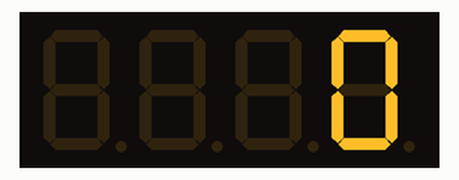
The sketch below on a simulated Arduino Uno, built with avr-gcc and run on an emulated ATmega328P. Shown: 4-digit seven-segment display.

Above: at 0.1 s.
At 4.2 s:
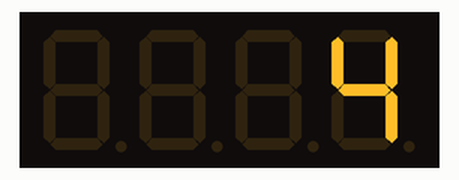
At 9.3 s:
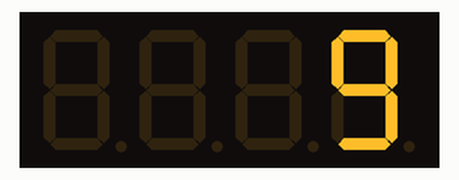
At 19.5 s:
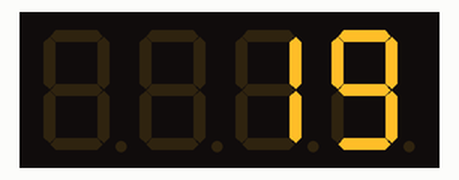
At 28.7 s:
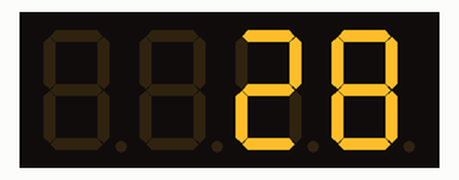
At 38.9 s:
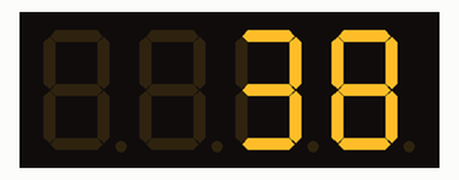

Measured:
- what the display in image 1 shows lasts 1.0 s, from 4.1 s to 5.1 s

The sketch:

tm1637.ino
```cpp
#include <TM1637Display.h>

TM1637Display display(2, 3);
int counter = 0;

void setup() {
  display.setBrightness(5);  // 0..7
}

void loop() {
  display.showNumberDec(counter++);
  delay(1000);
}
```
